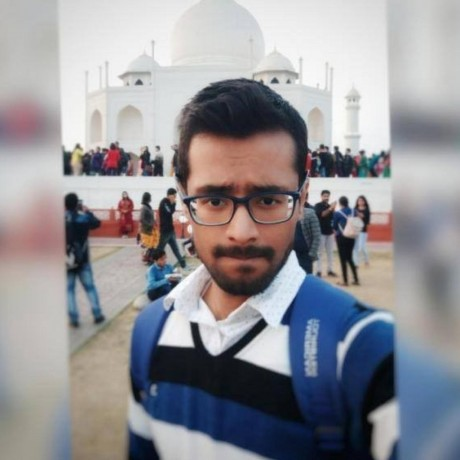
#> input picture face.jpg, 460 x 460 px, found by its file name
$ python face-detection.py
#> lines starting #> are read from the running program, lines starting #| are printed output that depends on the picture; after the words box and inside, x2 and y2 are one past the last pixel; in counts of white or black regions, pixels touching at a corner belong together
import cv2

# read the image file containing faces and resize it
img = cv2.imread("images/test-images/face.jpg", 1)
#> img is the input picture: shape (460, 460, 3); mean B, G, R 150.9, 146, 147.5
img = cv2.resize(img, (int(img.shape[1]/2), int(img.shape[0]/2)))
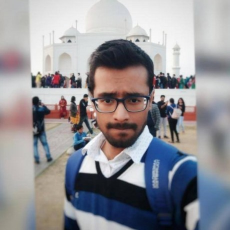
#> img: shape (230, 230, 3); mean B, G, R 151.1, 146.2, 147.6

# convert image to grayscale since classifier works better on grayscale images
img_gray = cv2.cvtColor(img, cv2.COLOR_BGR2GRAY)
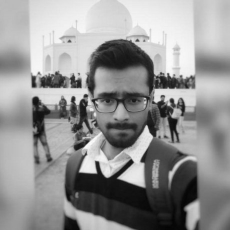
#> img_gray: shape (230, 230); min 4, max 251, mean 147.2

# display original and grayscale image
cv2.imshow("Original Image", img)
cv2.imshow("Grayscale Image", img_gray)

# create HAAR cascade classifier using the trained cascade XML file from opencv github repo
face_cascade = cv2.CascadeClassifier("haarcascade_frontalface_default.xml")

# find the faces from the image
faces = face_cascade.detectMultiScale(img_gray, 1.1, 4)
#> faces = [[84, 72, 72, 72]]

# draw a rectangle around all the faces
for (x, y, w, h) in faces:
    cv2.rectangle(img, (x, y), (x+w, y+h), (0, 255, 0), 2)
#> this loop made 1 pass
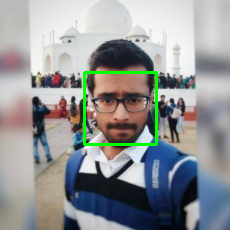
#> img: shape (230, 230, 3); 1.63% of pixels changed, all inside (x1, y1, x2, y2) = (83, 71, 158, 146)

# show the detected faces
cv2.imshow("Detected", img)

print("No. of detected faces:", len(faces))
#| No. of detected faces: 1

# wait for any key press and then destroy opened windows
cv2.waitKey(0)
cv2.destroyAllWindows()
